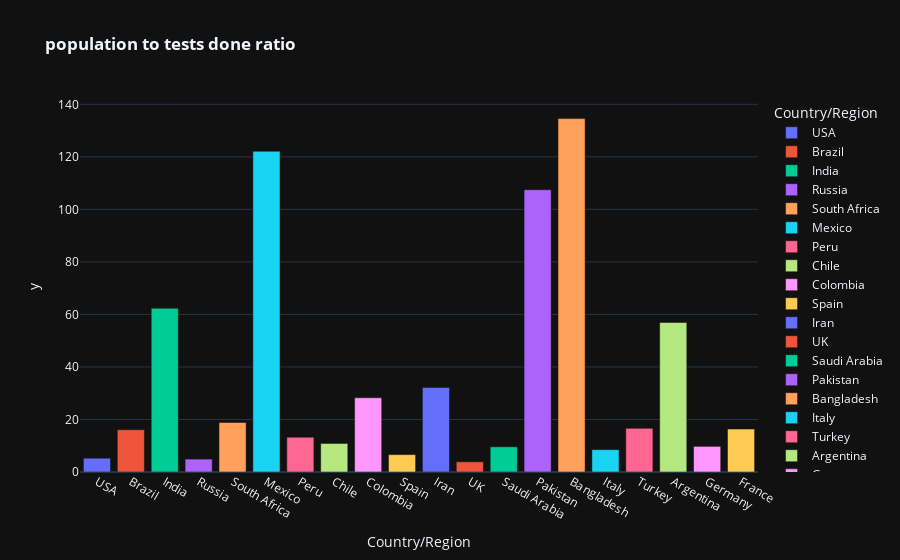

Here is the notebook cell this chart was saved with:
### Code cell
fig = px.bar(world_data.iloc[0:20], color='Country/Region', y=test_pop, x='Country/Region', template="plotly_dark", title="<b>population to tests done ratio</b>")
fig.show()

### Figure 1 — Plotly figure (JSON) as saved in the notebook; plotly's stock layout.template omitted (floating-point values rounded to 4 significant figures)
{"data": [{"alignmentgroup": "True", "hovertemplate": "Country/Region=%{x}<br>y=%{y}<extra></extra>", "legendgroup": "USA", "marker": {"color": "#636efa", "pattern": {"shape": ""}}, "name": "USA", "offsetgroup": "USA", "orientation": "v", "showlegend": true, "textposition": "auto", "type": "bar", "x": ["USA"], "xaxis": "x", "y": [5.245], "yaxis": "y"}, {"alignmentgroup": "True", "hovertemplate": "Country/Region=%{x}<br>y=%{y}<extra></extra>", "legendgroup": "Brazil", "marker": {"color": "#EF553B", "pattern": {"shape": ""}}, "name": "Brazil", "offsetgroup": "Brazil", "orientation": "v", "showlegend": true, "textposition": "auto", "type": "bar", "x": ["Brazil"], "xaxis": "x", "y": [16.11], "yaxis": "y"}, {"alignmentgroup": "True", "hovertemplate": "Country/Region=%{x}<br>y=%{y}<extra></extra>", "legendgroup": "India", "marker": {"color": "#00cc96", "pattern": {"shape": ""}}, "name": "India", "offsetgroup": "India", "orientation": "v", "showlegend": true, "textposition": "auto", "type": "bar", "x": ["India"], "xaxis": "x", "y": [62.37], "yaxis": "y"}, {"alignmentgroup": "True", "hovertemplate": "Country/Region=%{x}<br>y=%{y}<extra></extra>", "legendgroup": "Russia", "marker": {"color": "#ab63fa", "pattern": {"shape": ""}}, "name": "Russia", "offsetgroup": "Russia", "orientation": "v", "showlegend": true, "textposition": "auto", "type": "bar", "x": ["Russia"], "xaxis": "x", "y": [4.911], "yaxis": "y"}, {"alignmentgroup": "True", "hovertemplate": "Country/Region=%{x}<br>y=%{y}<extra></extra>", "legendgroup": "South Africa", "marker": {"color": "#FFA15A", "pattern": {"shape": ""}}, "name": "South Africa", "offsetgroup": "South Africa", "orientation": "v", "showlegend": true, "textposition": "auto", "type": "bar", "x": ["South Africa"], "xaxis": "x", "y": [18.85], "yaxis": "y"}, {"alignmentgroup": "True", "hovertemplate": "Country/Region=%{x}<br>y=%{y}<extra></extra>", "legendgroup": "Mexico", "marker": {"color": "#19d3f3", "pattern": {"shape": ""}}, "name": "Mexico", "offsetgroup": "Mexico", "orientation": "v", "showlegend": true, "textposition": "auto", "type": "bar", "x": ["Mexico"], "xaxis": "x", "y": [122.1], "yaxis": "y"}, {"alignmentgroup": "True", "hovertemplate": "Country/Region=%{x}<br>y=%{y}<extra></extra>", "legendgroup": "Peru", "marker": {"color": "#FF6692", "pattern": {"shape": ""}}, "name": "Peru", "offsetgroup": "Peru", "orientation": "v", "showlegend": true, "textposition": "auto", "type": "bar", "x": ["Peru"], "xaxis": "x", "y": [13.24], "yaxis": "y"}, {"alignmentgroup": "True", "hovertemplate": "Country/Region=%{x}<br>y=%{y}<extra></extra>", "legendgroup": "Chile", "marker": {"color": "#B6E880", "pattern": {"shape": ""}}, "name": "Chile", "offsetgroup": "Chile", "orientation": "v", "showlegend": true, "textposition": "auto", "type": "bar", "x": ["Chile"], "xaxis": "x", "y": [10.87], "yaxis": "y"}, {"alignmentgroup": "True", "hovertemplate": "Country/Region=%{x}<br>y=%{y}<extra></extra>", "legendgroup": "Colombia", "marker": {"color": "#FF97FF", "pattern": {"shape": ""}}, "name": "Colombia", "offsetgroup": "Colombia", "orientation": "v", "showlegend": true, "textposition": "auto", "type": "bar", "x": ["Colombia"], "xaxis": "x", "y": [28.27], "yaxis": "y"}, {"alignmentgroup": "True", "hovertemplate": "Country/Region=%{x}<br>y=%{y}<extra></extra>", "legendgroup": "Spain", "marker": {"color": "#FECB52", "pattern": {"shape": ""}}, "name": "Spain", "offsetgroup": "Spain", "orientation": "v", "showlegend": true, "textposition": "auto", "type": "bar", "x": ["Spain"], "xaxis": "x", "y": [6.619], "yaxis": "y"}, {"alignmentgroup": "True", "hovertemplate": "Country/Region=%{x}<br>y=%{y}<extra></extra>", "legendgroup": "Iran", "marker": {"color": "#636efa", "pattern": {"shape": ""}}, "name": "Iran", "offsetgroup": "Iran", "orientation": "v", "showlegend": true, "textposition": "auto", "type": "bar", "x": ["Iran"], "xaxis": "x", "y": [32.19], "yaxis": "y"}, {"alignmentgroup": "True", "hovertemplate": "Country/Region=%{x}<br>y=%{y}<extra></extra>", "legendgroup": "UK", "marker": {"color": "#EF553B", "pattern": {"shape": ""}}, "name": "UK", "offsetgroup": "UK", "orientation": "v", "showlegend": true, "textposition": "auto", "type": "bar", "x": ["UK"], "xaxis": "x", "y": [3.878], "yaxis": "y"}, {"alignmentgroup": "True", "hovertemplate": "Country/Region=%{x}<br>y=%{y}<extra></extra>", "legendgroup": "Saudi Arabia", "marker": {"color": "#00cc96", "pattern": {"shape": ""}}, "name": "Saudi Arabia", "offsetgroup": "Saudi Arabia", "orientation": "v", "showlegend": true, "textposition": "auto", "type": "bar", "x": ["Saudi Arabia"], "xaxis": "x", "y": [9.59], "yaxis": "y"}, {"alignmentgroup": "True", "hovertemplate": "Country/Region=%{x}<br>y=%{y}<extra></extra>", "legendgroup": "Pakistan", "marker": {"color": "#ab63fa", "pattern": {"shape": ""}}, "name": "Pakistan", "offsetgroup": "Pakistan", "orientation": "v", "showlegend": true, "textposition": "auto", "type": "bar", "x": ["Pakistan"], "xaxis": "x", "y": [107.5], "yaxis": "y"}, {"alignmentgroup": "True", "hovertemplate": "Country/Region=%{x}<br>y=%{y}<extra></extra>", "legendgroup": "Bangladesh", "marker": {"color": "#FFA15A", "pattern": {"shape": ""}}, "name": "Bangladesh", "offsetgroup": "Bangladesh", "orientation": "v", "showlegend": true, "textposition": "auto", "type": "bar", "x": ["Bangladesh"], "xaxis": "x", "y": [134.6], "yaxis": "y"}, {"alignmentgroup": "True", "hovertemplate": "Country/Region=%{x}<br>y=%{y}<extra></extra>", "legendgroup": "Italy", "marker": {"color": "#19d3f3", "pattern": {"shape": ""}}, "name": "Italy", "offsetgroup": "Italy", "orientation": "v", "showlegend": true, "textposition": "auto", "type": "bar", "x": ["Italy"], "xaxis": "x", "y": [8.515], "yaxis": "y"}, {"alignmentgroup": "True", "hovertemplate": "Country/Region=%{x}<br>y=%{y}<extra></extra>", "legendgroup": "Turkey", "marker": {"color": "#FF6692", "pattern": {"shape": ""}}, "name": "Turkey", "offsetgroup": "Turkey", "orientation": "v", "showlegend": true, "textposition": "auto", "type": "bar", "x": ["Turkey"], "xaxis": "x", "y": [16.61], "yaxis": "y"}, {"alignmentgroup": "True", "hovertemplate": "Country/Region=%{x}<br>y=%{y}<extra></extra>", "legendgroup": "Argentina", "marker": {"color": "#B6E880", "pattern": {"shape": ""}}, "name": "Argentina", "offsetgroup": "Argentina", "orientation": "v", "showlegend": true, "textposition": "auto", "type": "bar", "x": ["Argentina"], "xaxis": "x", "y": [56.93], "yaxis": "y"}, {"alignmentgroup": "True", "hovertemplate": "Country/Region=%{x}<br>y=%{y}<extra></extra>", "legendgroup": "Germany", "marker": {"color": "#FF97FF", "pattern": {"shape": ""}}, "name": "Germany", "offsetgroup": "Germany", "orientation": "v", "showlegend": true, "textposition": "auto", "type": "bar", "x": ["Germany"], "xaxis": "x", "y": [9.761], "yaxis": "y"}, {"alignmentgroup": "True", "hovertemplate": "Country/Region=%{x}<br>y=%{y}<extra></extra>", "legendgroup": "France", "marker": {"color": "#FECB52", "pattern": {"shape": ""}}, "name": "France", "offsetgroup": "France", "orientation": "v", "showlegend": true, "textposition": "auto", "type": "bar", "x": ["France"], "xaxis": "x", "y": [16.35], "yaxis": "y"}], "layout": {"barmode": "relative", "legend": {"title": {"text": "Country/Region"}, "tracegroupgap": 0}, "title": {"text": "<b>population to tests done ratio</b>"}, "xaxis": {"anchor": "y", "categoryarray": ["USA", "Brazil", "India", "Russia", "South Africa", "Mexico", "Peru", "Chile", "Colombia", "Spain", "Iran", "UK", "Saudi Arabia", "Pakistan", "Bangladesh", "Italy", "Turkey", "Argentina", "Germany", "France"], "categoryorder": "array", "domain": [0, 1], "title": {"text": "Country/Region"}}, "yaxis": {"anchor": "x", "domain": [0, 1], "title": {"text": "y"}}}}
